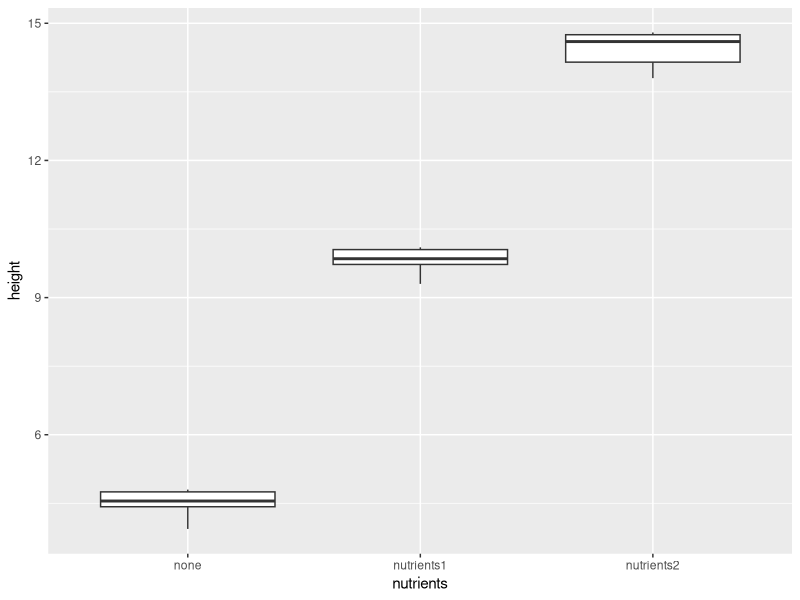
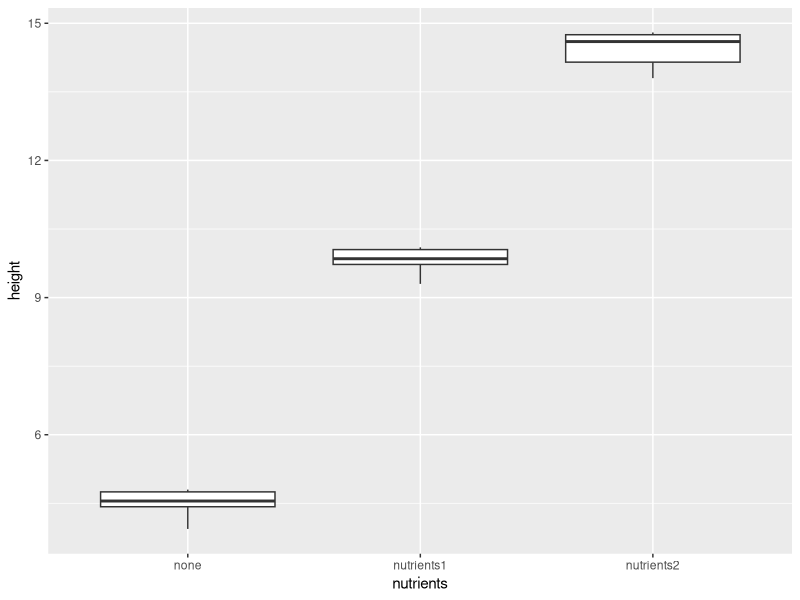

These charts were generated, in order, by the following R code:
## ---- chunk 1
library(tidyverse)

plants <- tibble(none = c(4.8, 4.8, 3.94, 4.4,4.5,4.6),
                 nutrients1  = c( 10.1, 9.7, 9.8, 9.9, 9.3, 10.1),
                 nutrients2 = c(14.8, 14.6, 14.8, 14, 13.8, 14.6))

plantplot <- plants |> 
  pivot_longer(cols = c(none, nutrients1,nutrients2),
               names_to = "nutrients",
               values_to = "height") |> 
  ggplot(aes(x = nutrients, y = height)) +
  geom_boxplot()


## ---- chunk 2

library(tidyverse)

plants <- tibble(none = c(4.8, 4.8, 3.94, 4.4,4.5,4.6),
                 nutrients1  = c( 10.1, 9.7, 9.8, 9.9, 9.3, 10.1),
                 nutrients2 = c(14.8, 14.6, 14.8, 14, 13.8, 14.6))

plants |> 
  pivot_longer(cols = c(none, nutrients1,nutrients2),
               names_to = "nutrients",
               values_to = "height") |> 
  ggplot(aes(x = nutrients, y = height)) +
  geom_boxplot()


## ---- chunk 3

plantplot
## ---- chunk 4

longplants <- plants |> 
  pivot_longer(cols = c(none, nutrients1,nutrients2),
                             names_to = "nutrients",
                             values_to = "height")

plant_model <- aov(height ~ nutrients, data = longplants)

summary(plant_model)

## ---- chunk 5



crudechicks <- tibble(year = c("2000", "2001", "2002", "2003",
                               "2004", "2005", "2006", "2007",
                               "2008", "2009"),
                      chicken = c(54.2, 54, 56.8, 57.5, 59.3, 60.5, 60.9,
                                  59.9, 58.7, 56),
                      crude = c(3311, 3405, 3336, 3521, 3674, 3670, 3685,
                                3656, 3571, 3307))


cor.test(crudechicks$chicken, crudechicks$crude, method = "spearman")




